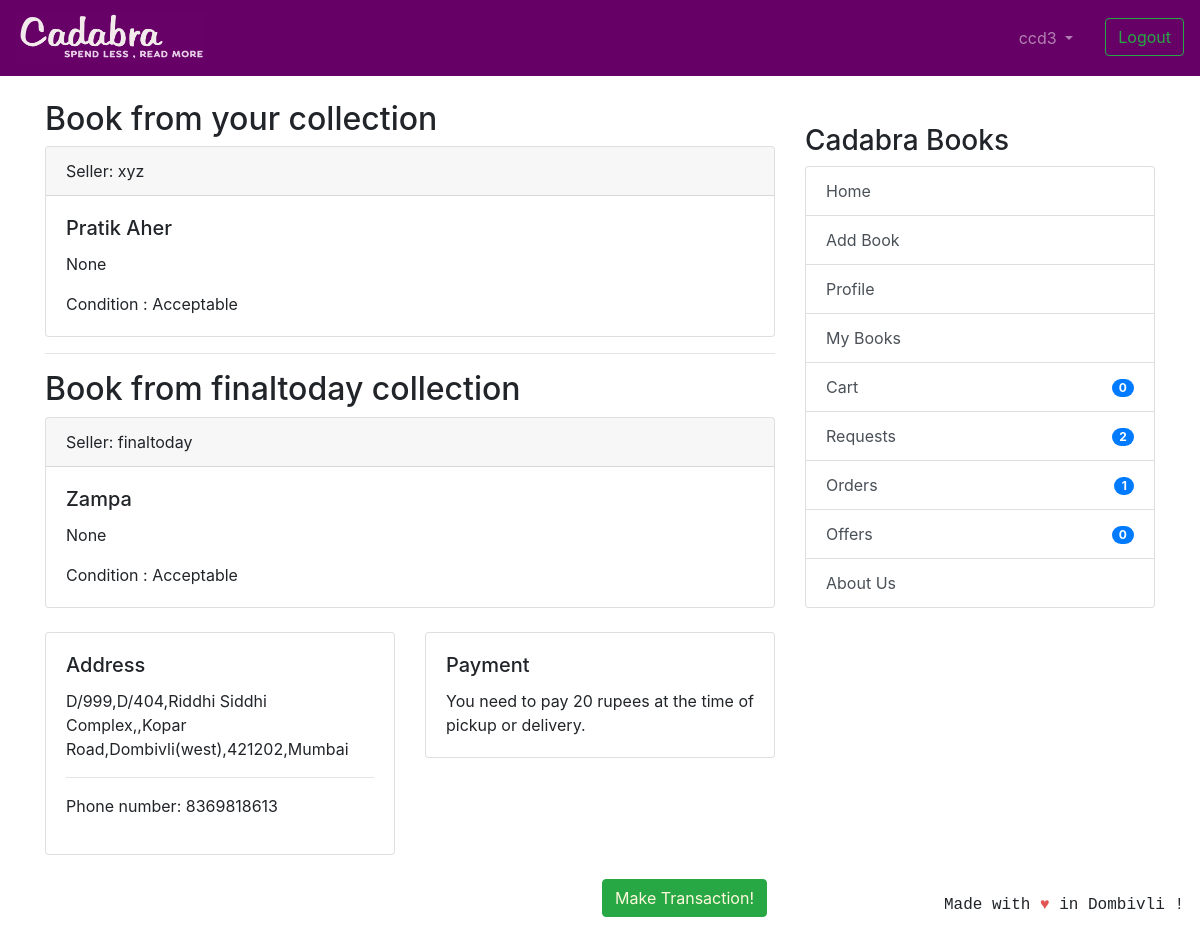
Page /transaction/offers/69/69/finaltransaction (signed in) on the committed database.
### coreapp/models.py (models this page shows, shortened)
class Requests(models.Model):
    requester = models.ForeignKey(
        User, related_name='to_user', on_delete=models.CASCADE)
    offerrer = models.ForeignKey(
        User, related_name='from_user', on_delete=models.CASCADE)
    timestamp = models.DateTimeField(auto_now_add=True)
    requester_book = models.ForeignKey(
        Book, related_name='requester_book_from_user', on_delete=models.CASCADE)

class Book(models.Model):
    user = models.ForeignKey(User, on_delete=models.CASCADE, null=True)
    book_name = models.CharField(
        max_length=100, help_text="We only deal with original books with ISBN codes, pirated books will not be accepted.")
    author_name = models.CharField(max_length=100, blank=True, null=True)
    description = models.CharField(max_length=2000, blank=True, null=True)
    image = models.ImageField('Book Image', null=True,
                              blank=True, upload_to="book_images/")
    price = models.IntegerField(
        null=True, blank=True, help_text="We would be deducting 20 rupees from item price for delivery purposes.")
    sell_or_exchange = models.CharField(
        max_length=100, choices=BUY_OR_EXCHANGE, default='Exchange', help_text="By adding items to exchange you can make requests to other users for exchange.")
    condition = models.CharField(
        max_length=100, choices=CONITION_CHOICES, default='Acceptable')
    created_at = models.DateTimeField(auto_now_add=True)
    class Meta:
        verbose_name = 'Book'
        verbose_name_plural = 'Books'

class ShippingAddress(models.Model):
    profile = models.OneToOneField(
        Profile, on_delete=models.CASCADE, related_name='address')
    phone_regex = RegexValidator(
        regex=r'^\+?1?\d{10,15}$', message="Phone number must be entered in the format: '+9999999999'. Up to 15 digits allowed.")
    phone_number = models.CharField(
        validators=[phone_regex], max_length=17)
    flatnumber = models.CharField("Flat Number", max_length=100)
    address1 = models.CharField("Address line 1", max_length=500,)
    address2 = models.CharField(
        "Address line 2", max_length=500, blank=True, null=True)
    zip_code = models.CharField(
        max_length=100, choices=ZIP_CHOICES, default='421202', help_text="We only operate in these locations for now!")
    city = models.CharField("City", max_length=100,)
    class Meta:
        verbose_name = "Shipping Address"
        verbose_name_plural = "Shipping Addresses"
    def __str__(self):
        return "{},{},{},{},{}".format(self.flatnumber, self.address1, self.address2, self.zip_code, self.city)

### transaction/views.py (the view, shortened to what this page needs)
# urls.py: path('offers/<int:offer_id>/<int:book_id>/finaltransaction', views.final_transaction ,name='final-transaction'),
@login_required
def final_transaction(request, offer_id, book_id):
    offerrer_book = get_object_or_404(Book, id=book_id)
    new_request = get_object_or_404(Requests,id=offer_id)
    address_form = ShippingAddressForm(
        request.POST, instance=request.user.profile.address)
    if request.method == 'POST' and 'updateadd' in request.POST:
        if address_form.is_valid():
            address_form.save()
            messages.success(request, ('Address successfully updated!'))
    offer = get_object_or_404(Requests,id=offer_id)
    address = get_object_or_404(ShippingAddress, profile=request.user.profile)
    context = {'offer': offer, 'book': offerrer_book,
               'address': address, 'address_form': address_form}
    return render(request,'transaction_final.html',context)

### nofapapp/context_processors.py (called while the page is built)
def add_variable_to_context(request):
    if request.user.id:
        orderitems = Order.objects.get(owner=request.user.profile)
        return {
            'requestscount': Requests.objects.filter(requester=request.user).count(),
            'offercount' : Requests.objects.filter(offerrer=request.user).count(),
            'orderscount': Transaction.objects.filter(Q(offerrer=request.user) | Q(requester=request.user)).count()+FinalBuyOrder.objects.filter(user=request.user).count(),
            'cartitemscount': orderitems.items.count(),
            'addresscheck': get_object_or_404(ShippingAddress, profile=get_object_or_404(Profile, user=request.user)).address1,
            }
    else:
        return {}

### templates/transaction_final.html (shortened to what this page needs)
{% extends 'base.html' %}
{% load user_books_tag %}
{% load crispy_forms_tags %}
{% block content %}
<h2>Book from your collection</h2>
<div class="card text-left">
    <div class="card-header">
        Seller: {{ offer.offerrer }}</a>
    </div>
    <div class="card-body">
        <h5 class="card-title">{{ offer.requester_book.book_name }}</h5>
        <p class="card-text">{{ offer.requester_book.description }}</p>
        <p class="card-text">Condition : {{ offer.requester_book.condition }} </p>
    </div>
</div>
<hr/r>
<h2>Book from {{ offer.requester }} collection</h2>
<div class="card text-left">
    <div class="card-header">
        Seller: {{ offer.requester }}</a>
    </div>
    <div class="card-body">
        <h5 class="card-title">{{ book.book_name }}</h5>
        <p class="card-text">{{ book.description }}</p>
        <p class="card-text">Condition : {{ book.condition }} </p>
    </div>
</div>
<br/>
<div class="row">
    <div class="col-sm-6">
<div class="card" >
    <div class="card-body">
        <h5 class="card-title">Address</h5>
        {% if address.address1 != "" %}
            {{ address }}
            <hr/>
           <p>Phone number: {{ address.phone_number }}</p>
        {% endif %}
    </div>
</div>
</div>
<div class="col-sm-6">
<div class="card" >
    <div class="card-body">
        <h5 class="card-title">Payment</h5>
        <p class="card-text">You need to pay 20 rupees at the time of pickup or delivery.</p>
    </div>
</div>
</div>
</div>
<br/>
{% if address.address1 == "" %}
<button class="mr-2 mb-2 btn btn-success float-right disabled" style="color: cornsilk" data-toggle="modal"
    data-target="#confirmselection" >Make Transaction!</button>
{% else %}
<button class="mr-2 mb-2 btn btn-success float-right" style="color: cornsilk" data-toggle="modal" data-target="#confirmselection">Make Transaction!</button>
    {% endif %}
{% endblock %}

### templates/base.html (shortened to what this page needs)
{% load static %}
<!doctype html>
<html lang="en">
  <head>
    <link rel="stylesheet" href="https://stackpath.bootstrapcdn.com/bootstrap/4.2.1/css/bootstrap.min.css"
>
  </head>
  <body>
    <header class="site-header">
<nav class="navbar navbar-expand-lg navbar-dark" style="background-color: #660066;">
  <a class="navbar-brand" href="{% url 'coreapp:list_entries' %}">
      <img src="{% static 'img/cadabra.png' %}" alt="Logo" style="width:190px;height:50px" >
    </a>
  <div class="collapse navbar-collapse" id="navbarSupportedContent">
    <ul class="navbar-nav ml-auto">
      {% if user.is_authenticated %}
      <li class="nav-item dropdown">
        <a class="nav-link dropdown-toggle mr-3" href="#" id="navbarDropdown" role="button" data-toggle="dropdown"
          aria-haspopup="true" aria-expanded="false">
          {{ user.username }}
        </a>
      </li>
      <li><a class="btn btn-outline-success ml-2 my-2 my-sm-0" href="{% url 'logout'%}">Logout</a></li>
        {% else %}
      <li><a href="{% url 'login' %}" class="btn btn-outline-success">Login</a></li>
      <li><a href="{% url 'coreapp:signup' %}" class="btn btn-primary ml-2">Sign up</a></li>
      {% endif %}
    </ul>
  </div>
</nav>
  </header>
  <br/>
    <div class="container">
      <div class="row justify-content-center">
        <div class="col-8">
          {% block content %}
          {% endblock %}
        </div>
        {% if user.is_authenticated %}
                <div class="col-md-4">
                  <div class="content-section">
                    <br/>
                    <h3>Cadabra Books</h3>
                      <ul class="list-group">
                        <a class="list-group-item list-group-item-action" href="{% url 'coreapp:list_entries' %}" > Home </a>
                        <a class="list-group-item list-group-item-action" href="{% url 'coreapp:new_entry' %}" > Add Book</a>
                        <a class="list-group-item list-group-item-action" href="{% url 'coreapp:profile' %}" >Profile</a>
                        <a class="list-group-item list-group-item-action" href="{% url 'coreapp:userbooks' %}" >My Books</a>
                        <a class="list-group-item list-group-item-action" href="{% url 'cart:cart_items' %}" >Cart<span class="badge badge-primary badge-pill float-right mt-1">{{ cartitemscount }}</span> </a>
                        <a class="list-group-item list-group-item-action" href="{% url 'transaction:requests_view' %}" >Requests<span class="badge badge-primary badge-pill float-right mt-1">{{ requestscount }}</span></a>
                        <a class="list-group-item list-group-item-action" href="{% url 'transaction:orders_view' %}" >Orders <span class="badge badge-primary badge-pill float-right mt-1">{{ orderscount }}</span></a>
                        <a class="list-group-item list-group-item-action" href="{% url 'transaction:offers_view' %}" >Offers <span class="badge badge-primary badge-pill float-right mt-1">{{ offercount }}</span></a>
                        <a class="list-group-item list-group-item-action" href="{% url 'coreapp:aboutus' %}">About Us</a>
                      </ul>
                      <br/>
                  </div>
                </div>
                {% endif %}
      </div>
    </div>
<footer class="site-footer mr-3 mb-2" style="position:fixed;right:0;bottom:0;font-family: 'Courier';font-style: bold;">
  Made with <span style="color: #e25555;">&hearts;</span> in Dombivli !
</footer>
</body>
</html>

### rows in the picture
Requests: offerrer "xyz", requester_book.book_name "Pratik Aher", requester_book.description "None", requester_book.condition "Acceptable", requester "finaltoday"
Book: book_name "Zampa", description "None", condition "Acceptable"
ShippingAddress: flatnumber+address1+address2 "D/999,D/404,Riddhi Siddhi Complex,,Kopar Road,Dombivli(west),421202,Mumbai", phone_number "8369818613"

### other values in the picture
{{ user.username }} "ccd3"
{{ cartitemscount }} "0"
{{ requestscount }} "2"
{{ orderscount }} "1"
{{ offercount }} "0"
